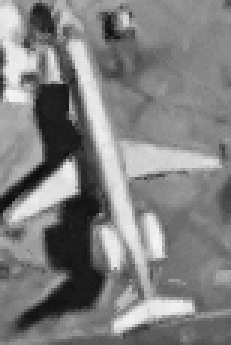
#> input picture assignment_2/template.bmp, 77 x 115 px (shown 3 times larger)
$ python corr.py
#> lines starting #> are read from the running program, lines starting #| are printed output that depends on the picture; after the words box and inside, x2 and y2 are one past the last pixel; in counts of white or black regions, pixels touching at a corner belong together; long printed decimals are rounded
import numpy as np
from scipy.signal import fftconvolve
import cv2 as cv

def main():
    template = cv.imread("template.bmp", 0)
#> template is the input picture: shape (115, 77); min 14, max 246, mean 128.4
    img = cv.imread("final_image.bmp", 0)
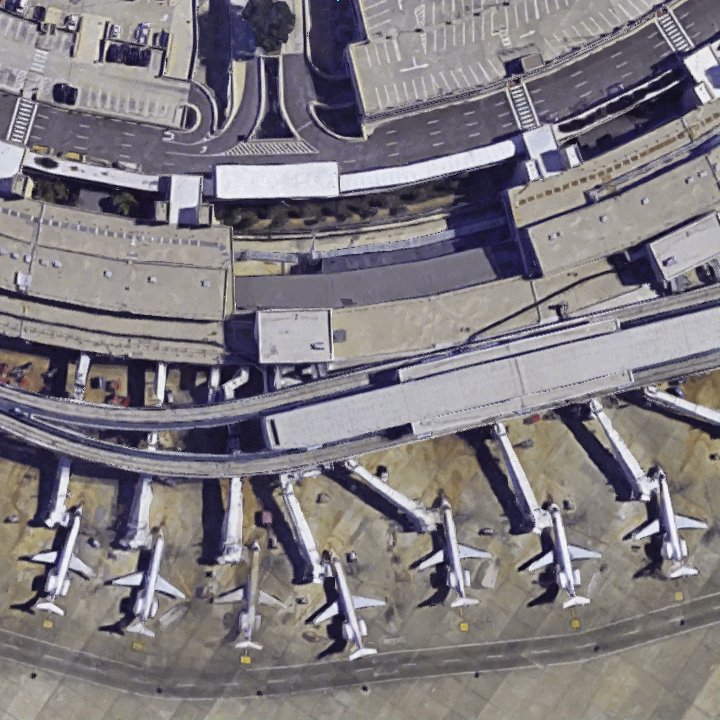
#> input picture assignment_2/final_image.bmp, 720 x 720 px
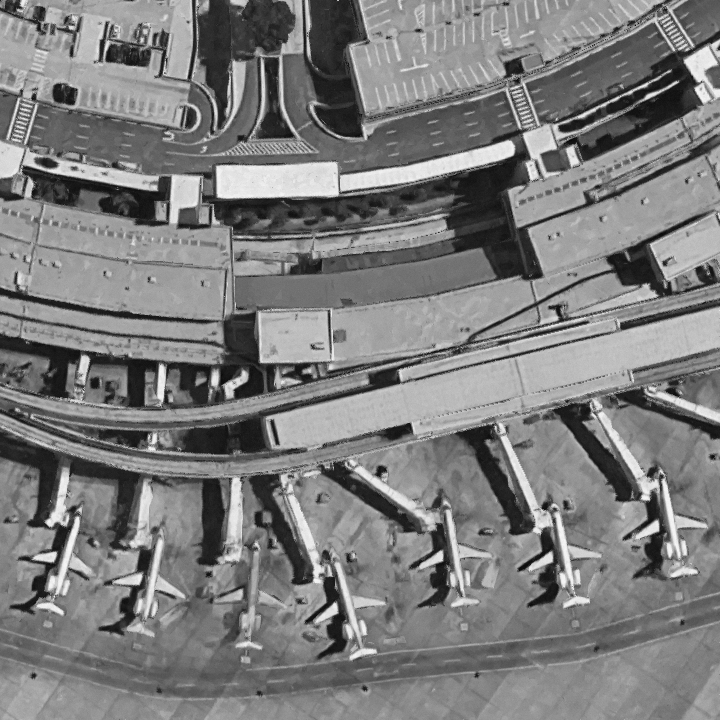
#> img: shape (720, 720); min 6, max 246, mean 124.6

    # [4 lines of commented-out code are left out]

    res = cv.matchTemplate(img, template, cv.TM_CCOEFF_NORMED)
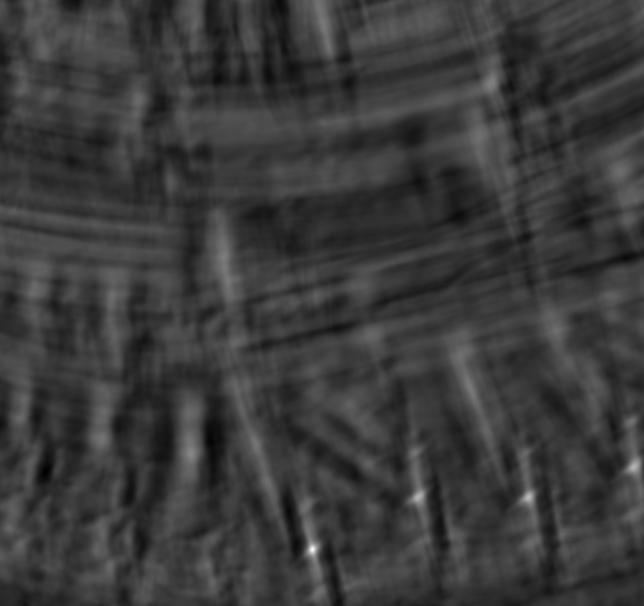
#> res: shape (606, 644) float32; min -0.301, max 1, mean 0.000576; drawn with min black and max white
    print(np.amax(res))
#| 1.0
    print(np.amin(res))
#| -0.3012
    cv.imshow("res", res)
    cv.waitKey(0)
    threshold = 0.4
    h, w = template.shape
#> h = 115; w = 77
    loc = np.where(res >= threshold)
#> loc = 355 positions, rows 461 to 556, columns 308 to 638
    img_out = np.copy(img)
    for pt in zip(*loc[::-1]):
        cv.rectangle(img_out, pt, (pt[0] + w, pt[1] + h), (0,0,255), 2)
#> this loop made 355 passes
#> pt on passes 1 to 3: (634, 461), (635, 461), (636, 461)
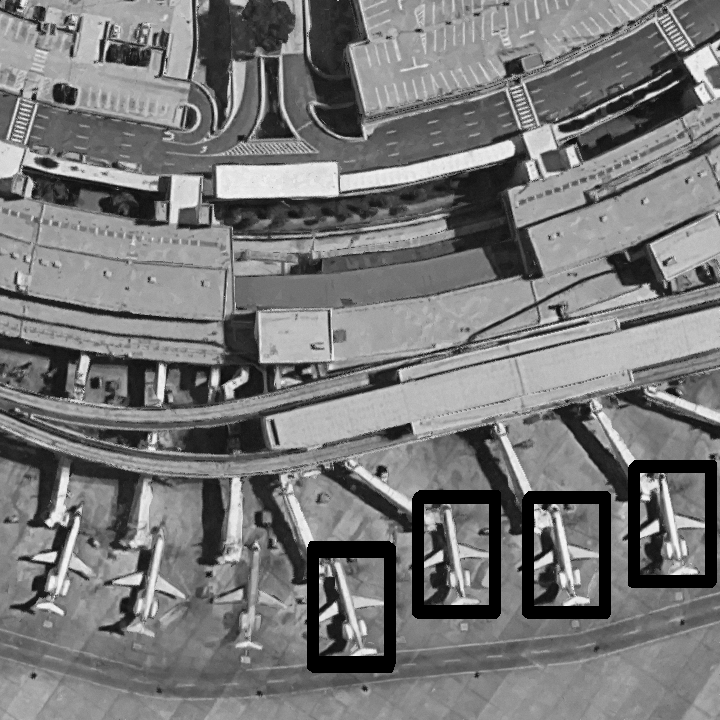
#> img_out: shape (720, 720); 3.78% of pixels changed, all inside (x1, y1, x2, y2) = (307, 460, 717, 673)

    cv.imshow("out", img_out)
    cv.waitKey(0)

    M = cv.getRotationMatrix2D((w/2,h/2),-18,1)
#> M = [[0.951, -0.309, 19.65], [0.309, 0.951, -9.08]]
    dst = cv.warpAffine(template, M, (w, h))
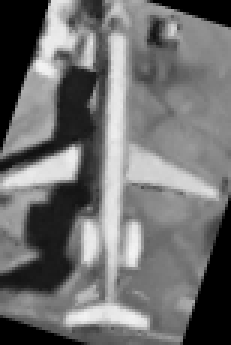
#> dst: shape (115, 77) (shown 3 times larger); min 0, max 243, mean 112.5
    res = cv.matchTemplate(img, dst, cv.TM_CCOEFF_NORMED)
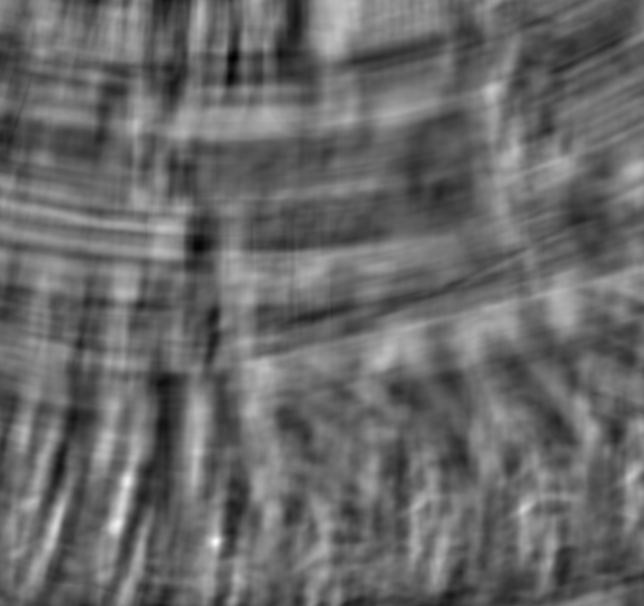
#> res: shape (606, 644) float32; min -0.363, max 0.512, mean -0.00205; drawn with min black and max white
    w, h = dst.shape[::-1]
    loc = np.where(res >= threshold)
#> loc = 118 positions, rows 477 to 545, columns 113 to 218
    for pt in zip(*loc[::-1]):
        cv.rectangle(img, pt, (pt[0] + w, pt[1] + h), (0,0,255), 2)
#> this loop made 118 passes
#> pt on passes 1 to 12: (127, 477), (128, 477), (126, 478), (127, 478), (128, 478), (125, 479), (126, 479), (127, 479), (128, 479), (129, 479), (125, 480), (126, 480)
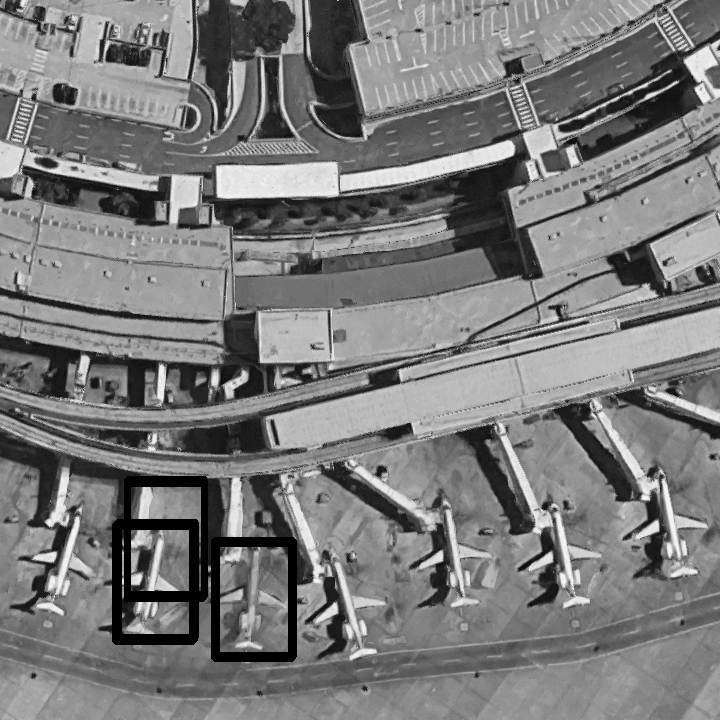
#> img: shape (720, 720); 2.05% of pixels changed, all inside (x1, y1, x2, y2) = (112, 476, 297, 662)

    cv.imshow("out", img)
    cv.waitKey(0)


if __name__ == '__main__':
    main()
